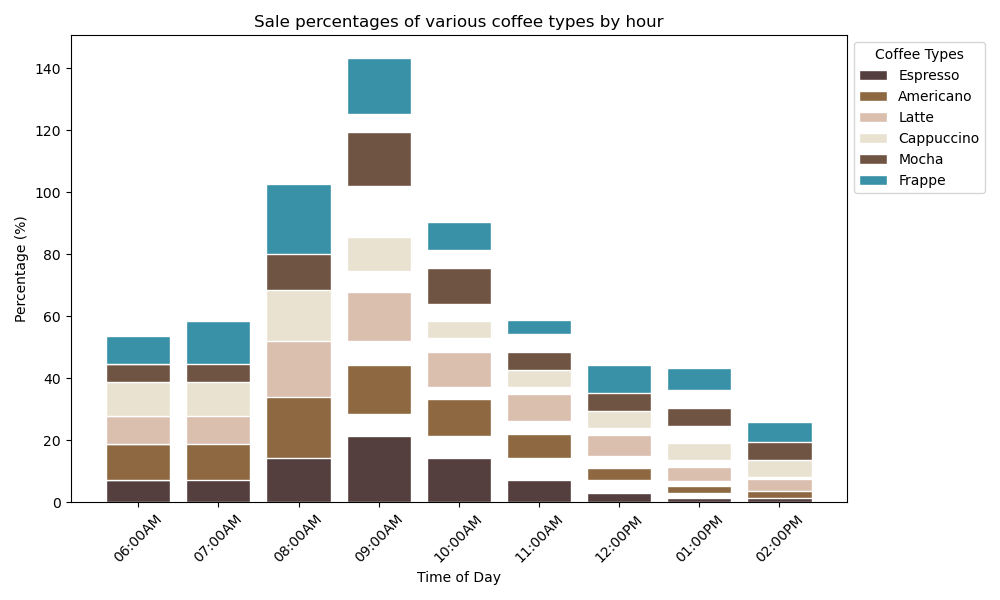

Write the Python code that produced this figure.

import matplotlib.pyplot as plt

# Given data
chart_data = [
    {'Time': '06:00AM', 'Espresso': 5, 'Americano': 15, 'Latte': 20, 'Cappuccino': 10, 'Mocha': 5, 'Frappe': 10},
    {'Time': '07:00AM', 'Espresso': 10, 'Americano': 25, 'Latte': 40, 'Cappuccino': 15, 'Mocha': 10, 'Frappe': 15},
    {'Time': '08:00AM', 'Espresso': 20, 'Americano': 30, 'Latte': 50, 'Cappuccino': 25, 'Mocha': 20, 'Frappe': 25},
    {'Time': '09:00AM', 'Espresso': 15, 'Americano': 20, 'Latte': 35, 'Cappuccino': 10, 'Mocha': 15, 'Frappe': 20},
    {'Time': '10:00AM', 'Espresso': 10, 'Americano': 15, 'Latte': 25, 'Cappuccino': 5, 'Mocha': 10, 'Frappe': 10},
    {'Time': '11:00AM', 'Espresso': 5, 'Americano': 10, 'Latte': 20, 'Cappuccino': 5, 'Mocha': 5, 'Frappe': 5},
    {'Time': '12:00PM', 'Espresso': 2, 'Americano': 5, 'Latte': 15, 'Cappuccino': 10, 'Mocha': 10, 'Frappe': 10},
    {'Time': '01:00PM', 'Espresso': 1, 'Americano': 3, 'Latte': 10, 'Cappuccino': 5, 'Mocha': 5, 'Frappe': 8},
    {'Time': '02:00PM', 'Espresso': 2, 'Americano': 4, 'Latte': 8, 'Cappuccino': 6, 'Mocha': 6, 'Frappe': 7}
]

# Define coffee categories and colors
categories = ['Espresso', 'Americano', 'Latte', 'Cappuccino', 'Mocha', 'Frappe']
colors = ['#543E3E', '#8D6841', '#DABFAF', '#E9E2D0', '#705443', '#3891A6']

# Prepare the data for stacking
times = [data['Time'] for data in chart_data]
bottoms = [0] * len(chart_data)

fig, ax = plt.subplots(figsize=(10, 6))

# Plot each category
for index, category in enumerate(categories):
    values = [data[category] for data in chart_data]
    percentages = [value / sum(values) * 100 for value in values]
    cumulative_bottoms = [bottoms[j] + (values[j] / sum(values) * 100 if j == 0 else percentages[j-1]) for j in range(len(values))]
    plt.bar(times, percentages, bottom=bottoms, color=colors[index], edgecolor='white', label=category)
    bottoms = cumulative_bottoms

# Customize the plot
plt.title('Sale percentages of various coffee types by hour')
plt.xlabel('Time of Day')
plt.ylabel('Percentage (%)')
plt.xticks(rotation=45)
plt.legend(loc='upper left', bbox_to_anchor=(1, 1), title='Coffee Types')
plt.tight_layout()

# Display stacked bar chart
plt.show()
